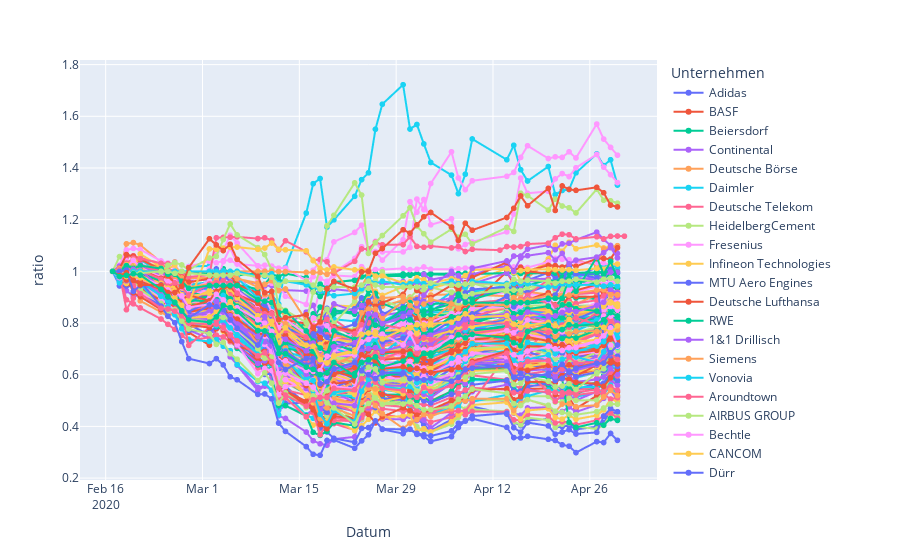

The code cell stored with this chart in its notebook:
### Code cell
px.line(df, x='Datum', y='ratio', color='Unternehmen', markers=True, log_y=False)
